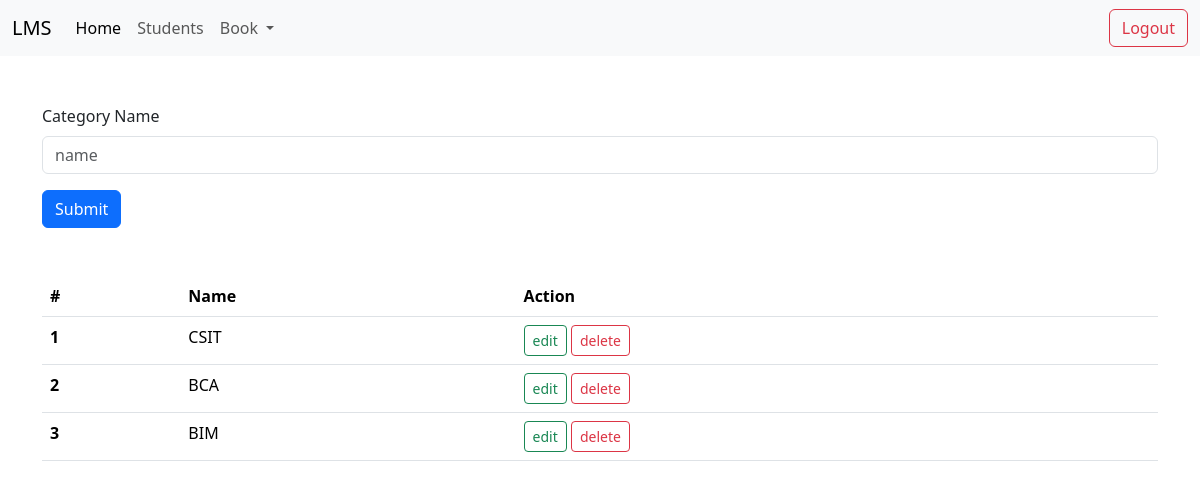
/dashboard/category/ (signed in), run on the app's committed database.
### lms/models.py (models this page shows, shortened)
class Category(models.Model):
    name = models.CharField( max_length=500)

### lms/views.py (the view)
# urls.py: path('dashboard/category/', category),
def category(request):
    if request.method == "POST":
        req_name = request.POST.get('name')
        category = Category.objects.create(name=req_name)
        if category:
            return redirect('/dashboard/category')
    else:
        if request.user.is_authenticated:
            categories = Category.objects.all()
            return render(request, 'dashboard/category/index.html', {'categories': categories})
        else:
            return redirect('/login/')

### templates/dashboard/category/index.html (shortened to what this page needs)
{% extends "dashboard/layout/layout.html" %}
{% block content %}
<div class="mt-5">
    <div class="container">
        <form action="/dashboard/category/" method="POST">
            <div class="my-3 ">
                <label for="exampleFormControlInput1" class="form-label">Category Name</label>
                <input type="text" class="form-control" name="name" placeholder="name" required>
            </div>
            <button class="btn btn-primary" type="submit">Submit</button>
        </form>
    </div>
    <div class="container mt-5">
        <table class="table">
            <thead>
                <tr>
                    <th scope="col">#</th>
                    <th scope="col">Name</th>
                    <th scope="col">Action</th>
                </tr>
            </thead>
            <tbody>
                {% for category in categories %}
                <tr>
                    <th scope="row">{{ forloop.counter }}</th>
                    <td>{{ category.name }}</td>
                    <td>
                        <a href="/dashboard/category/edit/{{category.id}}" class="btn btn-outline-success btn-sm">edit</a>
                        <a href="/dashboard/category/delete/{{category.id}}" class="btn btn-outline-danger btn-sm">delete</a>
                    </td>
                </tr>
                {% endfor %}
            </tbody>
        </table>
    </div>
</div>
{% endblock %}

### data on the page
Category: name "CSIT"
Category: name "BCA"
Category: name "BIM"
